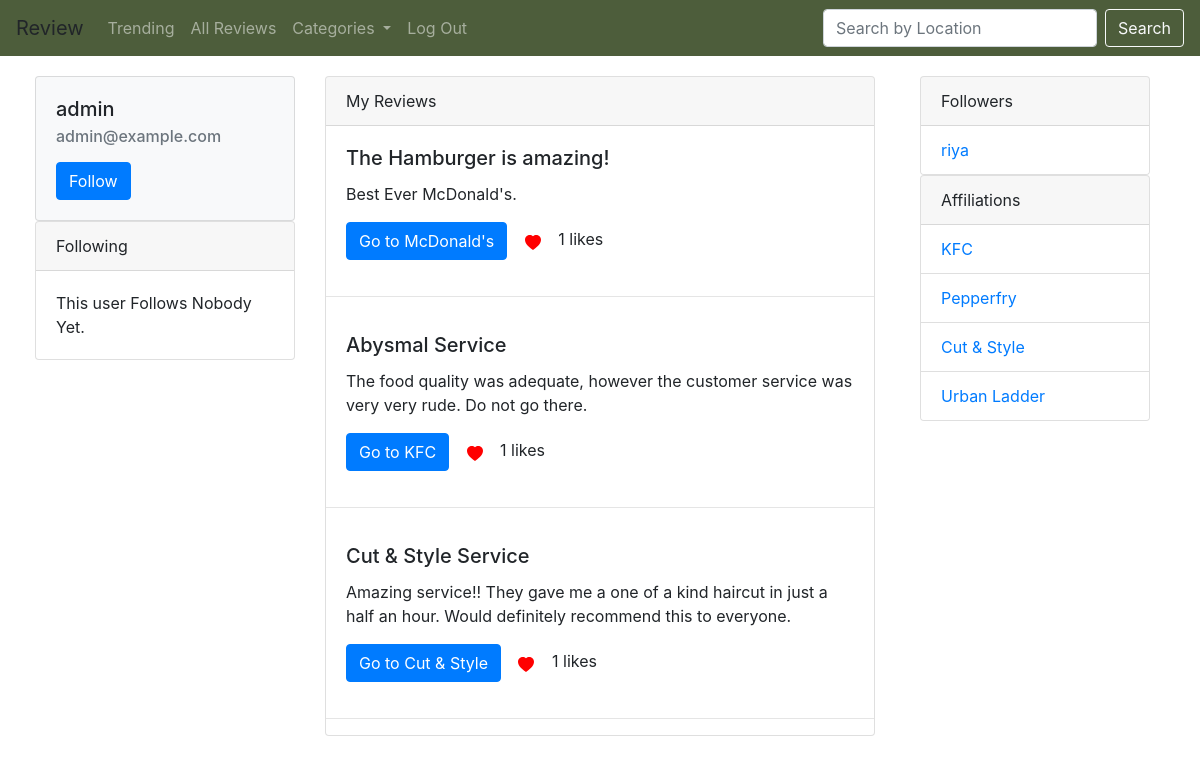
/profile/admin, run on the app's committed database.
### review/models.py (models this page shows, shortened)
class User(AbstractUser):
    followers = models.ManyToManyField("User", related_name="following")
    bio = models.TextField(blank=True, max_length=10000)

class Review(models.Model):
    user = models.ForeignKey("User", on_delete=models.CASCADE, related_name="reviews")
    rating = models.IntegerField()
    title = models.CharField(max_length=150)
    body = models.TextField(max_length=5000)
    likes = models.ManyToManyField("User", related_name="liked_reviews")
    business = models.ForeignKey("Business", on_delete=models.CASCADE, related_name="reviews")
    timestamp = models.DateTimeField(auto_now_add=True)

class Business(models.Model):
    user = models.ForeignKey("User", on_delete=models.CASCADE, null=True, related_name="affiliations")
    name = models.CharField(max_length=300)
    description = models.TextField(max_length=10000)
    image = models.FileField(blank=True, null=True, upload_to='images/')
    address = models.CharField(max_length=1000)
    category = models.ForeignKey("Category", on_delete=models.CASCADE, blank=True, null=True, related_name="businesses")

### review/views.py (the view)
# urls.py: path("profile/<str:user>", views.profile, name="profile"),
@csrf_exempt
def profile (request, user):
    user = User.objects.get(username=user)
    if request.method == "PUT":
        if request.user in user.followers.all():
            user.followers.remove(request.user)
        else:
            user.followers.add(request.user)
        return HttpResponse(status=204)
    else:
        return render(request, "review/profile.html", {
            'user': user
        })

### review/templates/review/profile.html (shortened to what this page needs)
{% extends "review/layout.html" %}
{% load static %}
{% block app %}
<div class="container-fluid">
  <div class="row">
    <div class="col-md-3">
      <div class="card bg-light">
        <div class="card-body">
          <h5 id="username" class="card-title">{{user.username}}</h5>
          <h6 class="card-subtitle mb-2 text-muted">{{user.email}}</h6>
          {% if user.id is not request.user.id %}
              <button id="follow" class="btn btn-primary">
                {% if request.user not in user.followers.all %}
                Follow
              {% else %}
                Unfollow
                {% endif %}
              </button>
          {% endif %}
        </div>
      </div>
      <div class="card">
        <div class="card-header">
          Following
        </div>
        <ul class="list-group list-group-flush">
          {% for followee in user.following.all %}
          <a href="{% url 'profile' followee.username %}" class="list-group-item">{{ followee.username }}</a>
          {% empty %}
          <p style="margin: 20px">This user Follows Nobody Yet.</p>
          {% endfor %}
        </ul>
      </div>
    </div>
    <div class="col-md-6">
        <div class="card">
          <div class="card-header">
            My Reviews
          </div>
          {% for review in user.reviews.all %}
          <div id="{{review.id}}" class="card-body">
            <h5 class="card-title">{{ review.title }}</h5>
            <p id=p_{{review.id}} class="card-text">{{ review.body }}</p>
            <a href="{% url 'business' review.business.id %}" class="btn btn-primary">Go to {{review.business.name}}</a>
            {% if review.user.id is request.user.id %}
            <button value={{review.id}} class="btn btn-outline-info edit review">Edit</button>
            {% else %}
            {% if request.user in review.likes.all %}
              <button value={{review.id}} id=l_{{review.id}} style="color: black" class="btn like">
            {% else %}
              <button value={{review.id}} id=l_{{review.id}} style="color: red" class="btn like">
            {% endif %}
          <svg xmlns="http://www.w3.org/2000/svg" width="16" height="16" fill="currentColor" class="bi bi-heart-fill like" viewBox="0 0 16 16">
              <path class="like" fill-rule="evenodd" d="M8 1.314C12.438-3.248 23.534 4.735 8 15-7.534 4.736 3.562-3.248 8 1.314z"/>
          </svg></button>
            {% endif %}
            {{ review.likes.count }} likes
          </div>
          <hr>
          {% empty %}
          <p style="margin: 20px">No Reviews Yet.</p>
          {% endfor %}
        </div>
    </div>
    <div class="col-md-3">
        <div class="container-fluid">
            <div class="row">
                <div class="col-6 col-md-12">
                    <div class="card margin-top">
                        <div class="card-header">
                          Followers
                        </div>
                        <ul class="list-group list-group-flush">
                          {% for follower in user.followers.all %}
                          <a href="{% url 'profile' follower.username %}" class="list-group-item">{{ follower.username }}</a>
                          {% empty %}
                          <p style="margin: 20px">No Followers Yet.</p>
                          {% endfor %}
                        </ul>
                      </div>
                </div>
                <div class="col-6 col-md-12">
                    <div class="card">
                        <div class="card-header ">
                          Affiliations
                        </div>
                        <ul class="list-group list-group-flush">
                          {% for business in user.affiliations.all %}
                          <a href="{% url 'business' business.id %}" class="list-group-item">{{ business.name }}</a>
                          {% empty %}
                          <p style="margin: 20px">No Businesses Yet.</p>
                          {% endfor %}
                        </ul>
                      </div>
                </div>
            </div>
        </div>
    </div>
  </div>
</div>
{% endblock %}

### review/templates/review/layout.html (shortened to what this page needs)
{% load static %}
<!doctype html>
<html lang="en">
  <head>
    <link rel="stylesheet" href="https://stackpath.bootstrapcdn.com/bootstrap/4.3.1/css/bootstrap.min.css">
    <link rel="stylesheet" href="{% static 'review/styles.css' %}">
  </head>
  <body>
    <nav class="navbar navbar-expand-lg navbar-dark" style="background-color: #4D5D3B;">
        <a class="navbar-brand">Review</a>
        <div class="collapse navbar-collapse" id="navbarSupportedContent">
          <ul class="navbar-nav mr-auto">
            <li class="nav-item">
              <a class="nav-link business" id="all" href="{% url 'all' 'all' %}">Trending</a>
            </li>
            <li class="nav-item">
              <a class="nav-link" href="{% url 'all' 'review' %}">All Reviews</a>
            </li>
            <li class="nav-item dropdown">
              <a class="nav-link dropdown-toggle" href="#" id="navbarDropdown" role="button" data-toggle="dropdown" aria-haspopup="true" aria-expanded="false">
                Categories
              </a>
            </li>
            {% if user.is_authenticated %}
            <li class="nav-item">
              <a class="nav-link" href="{% url 'logout' %}">Log Out</a>
            </li>
            {% endif %}
          </ul>
          <form id="searchform" class="form-inline my-2 my-lg-0" method="GET" action="{% url 'all' 'search' %}">
              <input class="form-control mr-sm-2" id="search" name="location" type="search" placeholder="Search by Location" aria-label="Search">
            <input id="search-btn" class="btn btn-outline-light my-2 my-sm-0" type="submit" value="Search"></input>
          </form>
        </div>
      </nav>
      <div id="app">
          {% block app %} {% endblock %}
      </div>
    </body>
</html>

### review/static/review/styles.css (style rules this page uses)
#app { margin: 20px; }

### data on the page
User: username "admin", email "admin@example.com"
Review: title "The Hamburger is amazing!", body "Best Ever McDonald's.", business.name "McDonald's", likes.count "1"
Review: title "Abysmal Service", body "The food quality was adequate, however the customer service was very very rude. Do not go there.", business.name "KFC", likes.count "1"
Review: title "Cut & Style Service", body "Amazing service!! They gave me a one of a kind haircut in just a half an hour. Would definitely recommend this to everyone.", business.name "Cut & Style", likes.count "1"
User: username "riya"
Business: name "KFC"
Business: name "Pepperfry"
Business: name "Cut & Style"
Business: name "Urban Ladder"
